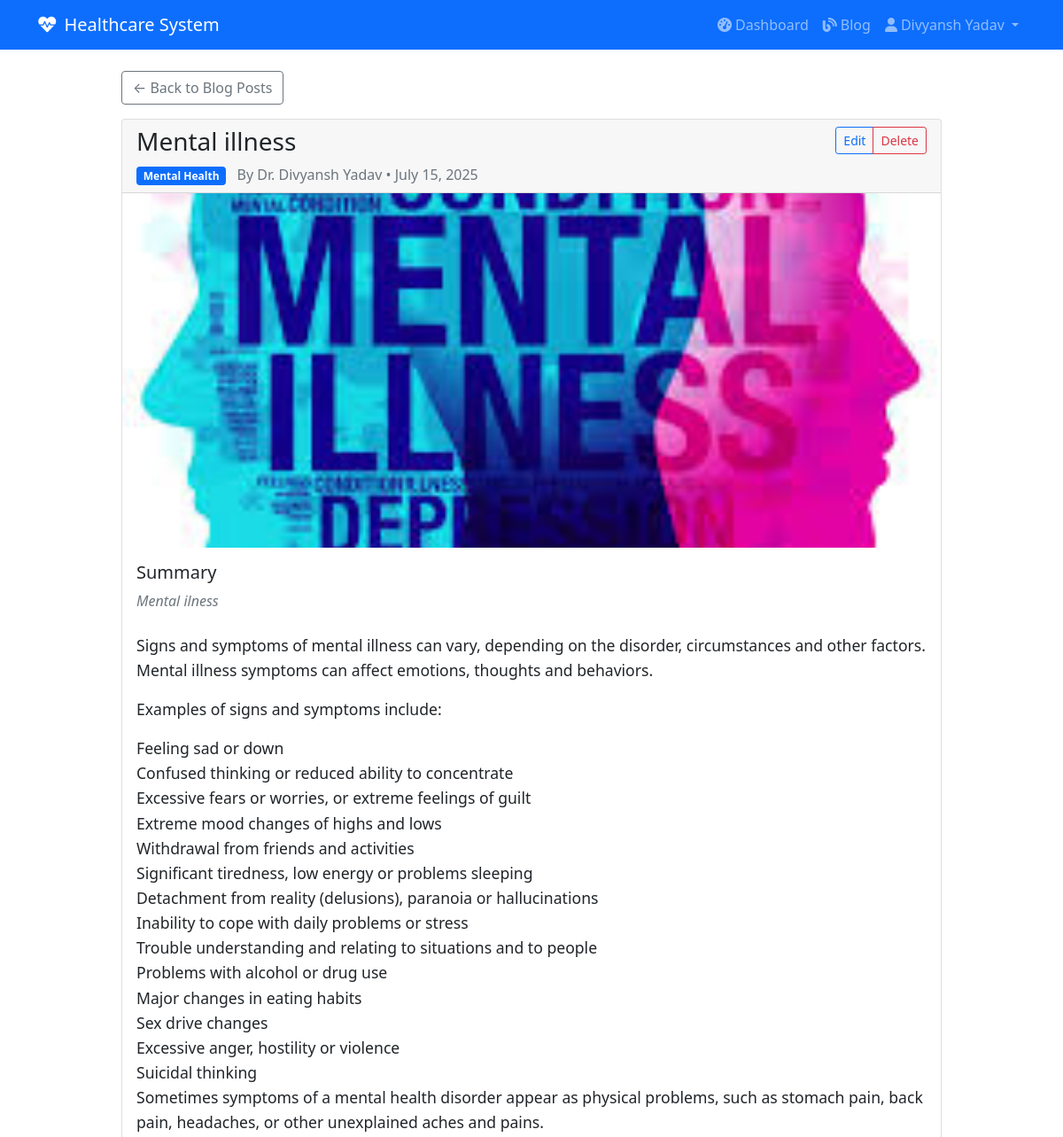
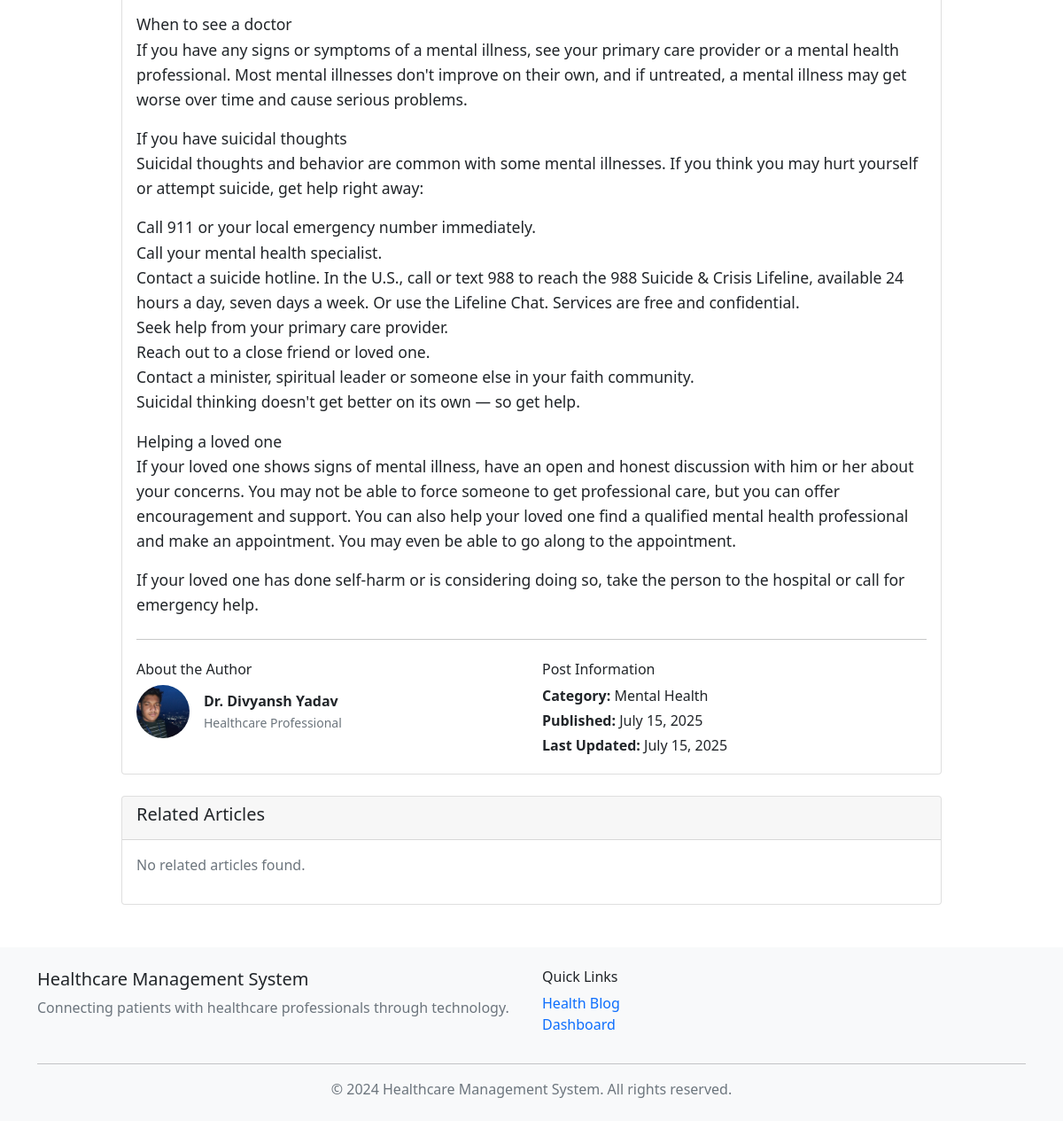
Page /blog/post/3/ (signed in) on the committed database (2 pictures, top to bottom).
### taskapp/models.py (models this page shows, shortened)
class BlogPost(models.Model):
    STATUS_CHOICES = [
        ('draft', 'Draft'),
        ('published', 'Published'),
    ]
    title = models.CharField(max_length=200)
    image = models.ImageField(upload_to='blog_images/', blank=True, null=True)
    category = models.ForeignKey(BlogCategory, on_delete=models.CASCADE, related_name='posts')
    summary = models.TextField(max_length=500)
    content = models.TextField()
    author = models.ForeignKey(User, on_delete=models.CASCADE, related_name='blog_posts')
    status = models.CharField(max_length=10, choices=STATUS_CHOICES, default='draft')
    created_at = models.DateTimeField(auto_now_add=True)
    updated_at = models.DateTimeField(auto_now=True)
    class Meta:
        ordering = ['-created_at']

class BlogCategory(models.Model):
    name = models.CharField(max_length=100, unique=True)
    description = models.TextField(blank=True)
    created_at = models.DateTimeField(auto_now_add=True)
    class Meta:
        verbose_name_plural = "Blog Categories"

class Profile(models.Model):
    USER_TYPE_CHOICES = [
        ('patient', 'Patient'),
        ('doctor', 'Doctor'),
    ]
    user = models.OneToOneField(User, on_delete=models.CASCADE)
    user_type = models.CharField(max_length=10, choices=USER_TYPE_CHOICES)
    profile_picture = models.ImageField(upload_to='profile_pics/', blank=True, null=True)
    address_line1 = models.CharField(max_length=255)
    city = models.CharField(max_length=100)
    state = models.CharField(max_length=100)
    pincode = models.CharField(max_length=10)

### taskapp/views.py (the view)
# urls.py: path('blog/post/<int:post_id>/', views.blog_post_detail, name='blog_post_detail'),
@login_required
def blog_post_detail(request, post_id):
    post = get_object_or_404(BlogPost, id=post_id, status='published')
    return render(request, 'accounts/blog_post_detail.html', {'post': post})

### taskapp/templates/accounts/blog_post_detail.html (shortened to what this page needs)
{% extends 'accounts/base.html' %}
{% block content %}
<div class="row justify-content-center">
    <div class="col-md-10">
        <div class="mb-3">
            <a href="{% url 'view_blog_posts' %}" class="btn btn-outline-secondary">← Back to Blog Posts</a>
        </div>
        <article class="card">
            <div class="card-header">
                <div class="d-flex justify-content-between align-items-start">
                    <div>
                        <h1 class="card-title h3 mb-2">{{ post.title }}</h1>
                        <div class="text-muted">
                            <span class="badge bg-primary me-2">{{ post.category.name }}</span>
                            By Dr. {{ post.author.first_name }} {{ post.author.last_name }} •
                            {{ post.created_at|date:"F d, Y" }}
                        </div>
                    </div>
                    {% if user == post.author %}
                        <div class="btn-group">
                            <a href="{% url 'edit_blog_post' post.id %}" class="btn btn-outline-primary btn-sm">Edit</a>
                            <a href="{% url 'delete_blog_post' post.id %}" class="btn btn-outline-danger btn-sm">Delete</a>
                        </div>
                    {% endif %}
                </div>
            </div>
            {% if post.image %}
                <img src="{{ post.image.url }}" class="card-img-top" alt="{{ post.title }}" style="max-height: 400px; object-fit: cover;">
            {% endif %}
            <div class="card-body">
                <div class="mb-4">
                    <h5>Summary</h5>
                    <p class="text-muted fst-italic">{{ post.summary }}</p>
                </div>
                <div class="blog-content">
                    {{ post.content|linebreaks }}
                </div>
                <hr class="my-4">
                <div class="row">
                    <div class="col-md-6">
                        <h6>About the Author</h6>
                        <div class="d-flex align-items-center">
                            {% if post.author.profile.profile_picture %}
                                <img src="{{ post.author.profile.profile_picture.url }}"
                                     alt="Dr. {{ post.author.first_name }} {{ post.author.last_name }}"
                                     class="rounded-circle me-3"
                                     style="width: 60px; height: 60px; object-fit: cover;">
                            {% else %}
                                <div class="rounded-circle bg-primary text-white d-flex align-items-center justify-content-center me-3"
                                     style="width: 60px; height: 60px; font-size: 24px;">
                                    {{ post.author.first_name.0 }}{{ post.author.last_name.0 }}
                                </div>
                            {% endif %}
                            <div>
                                <strong>Dr. {{ post.author.first_name }} {{ post.author.last_name }}</strong>
                                <br>
                                <small class="text-muted">Healthcare Professional</small>
                            </div>
                        </div>
                    </div>
                    <div class="col-md-6">
                        <h6>Post Information</h6>
                        <p class="mb-1"><strong>Category:</strong> {{ post.category.name }}</p>
                        <p class="mb-1"><strong>Published:</strong> {{ post.created_at|date:"F d, Y" }}</p>
                        {% if post.updated_at != post.created_at %}
                            <p class="mb-1"><strong>Last Updated:</strong> {{ post.updated_at|date:"F d, Y" }}</p>
                        {% endif %}
                    </div>
                </div>
            </div>
        </article>
        <div class="mt-4">
            <div class="card">
                <div class="card-header">
                    <h5>Related Articles</h5>
                </div>
                <div class="card-body">
                    <div class="row">
                        {% for related_post in related_posts %}
                            <div class="col-md-4 mb-3">
                                <div class="card h-100">
                                    {% if related_post.image %}
                                        <img src="{{ related_post.image.url }}" class="card-img-top" alt="{{ related_post.title }}" style="height: 150px; object-fit: cover;">
                                    {% endif %}
                                    <div class="card-body">
                                        <h6 class="card-title">{{ related_post.title }}</h6>
                                        <p class="card-text">{{ related_post.get_truncated_summary|truncatewords:10 }}</p>
                                        <a href="{% url 'blog_post_detail' related_post.id %}" class="btn btn-outline-primary btn-sm">Read More</a>
                                    </div>
                                </div>
                            </div>
                        {% empty %}
                            <div class="col-12">
                                <p class="text-muted">No related articles found.</p>
                            </div>
                        {% endfor %}
                    </div>
                </div>
            </div>
        </div>
    </div>
</div>
{% endblock %}

### taskapp/templates/accounts/base.html (shortened to what this page needs)
<!DOCTYPE html>
<html lang="en">
<head>
    <link href="https://cdn.jsdelivr.net/npm/bootstrap@5.1.3/dist/css/bootstrap.min.css" rel="stylesheet">
    <link href="https://cdnjs.cloudflare.com/ajax/libs/font-awesome/6.0.0/css/all.min.css" rel="stylesheet">
</head>
<body>
    <nav class="navbar navbar-expand-lg navbar-dark bg-primary">
        <div class="container">
            <a class="navbar-brand" href="{% url 'home' %}">
                <i class="fas fa-heartbeat me-2"></i>Healthcare System
            </a>
            <div class="collapse navbar-collapse" id="navbarNav">
                <div class="navbar-nav ms-auto">
                    {% if user.is_authenticated %}
                        <a class="nav-link" href="{% url 'dashboard' %}">
                            <i class="fas fa-tachometer-alt me-1"></i>Dashboard
                        </a>
                        <a class="nav-link" href="{% url 'view_blog_posts' %}">
                            <i class="fas fa-blog me-1"></i>Blog
                        </a>
                        <div class="nav-item dropdown">
                            <a class="nav-link dropdown-toggle" href="#" id="navbarDropdown" role="button" data-bs-toggle="dropdown">
                                <i class="fas fa-user me-1"></i>{{ user.first_name }} {{ user.last_name }}
                            </a>
                        </div>
                    {% endif %}
                </div>
            </div>
        </div>
    </nav>
    <div class="container mt-4">
        {% block content %}
        {% endblock %}
    </div>
    <footer class="bg-light mt-5 py-4">
        <div class="container">
            <div class="row">
                <div class="col-md-6">
                    <h5>Healthcare Management System</h5>
                    <p class="text-muted">Connecting patients with healthcare professionals through technology.</p>
                </div>
                <div class="col-md-6">
                    <h6>Quick Links</h6>
                    <ul class="list-unstyled">
                        <li><a href="{% url 'view_blog_posts' %}" class="text-decoration-none">Health Blog</a></li>
                        {% if user.is_authenticated %}
                            <li><a href="{% url 'dashboard' %}" class="text-decoration-none">Dashboard</a></li>
                        {% else %}
                            <li><a href="{% url 'login' %}" class="text-decoration-none">Login</a></li>
                            <li><a href="{% url 'signup' %}" class="text-decoration-none">Sign Up</a></li>
                        {% endif %}
                    </ul>
                </div>
            </div>
            <hr>
            <div class="text-center">
                <p class="text-muted mb-0">&copy; 2024 Healthcare Management System. All rights reserved.</p>
            </div>
        </div>
    </footer>
</body>
</html>

### taskapp/templates/accounts/blog_post_detail.html (style rules this page uses)
.blog-content { line-height: 1.6; font-size: 1.1rem; }
.blog-content p { margin-bottom: 1rem; }

### rows in the picture
BlogPost: title "Mental illness", category.name "Mental Health", author.first_name "Divyansh", author.last_name "Yadav", created_at "July 15, 2025", image (picture), summary "Mental ilness", content "Signs and symptoms of mental illness can vary, depending on the disorder, circumstances and other factors. Mental illness symptoms can affect emotions, thoughts and behaviors. Examples of signs and symptoms include: Feeling sad or down Confused thinking or reduced ability to concentrate Excessive fears or worries, or extreme feelings of guilt Extreme mood changes of highs and lows Withdrawal from friends and activities Significant tiredness, low energy or problems sleeping Detachment from reality (delusions), paranoia or hallucinations Inability to cope with daily problems or stress Trouble understanding and relating to situations and to people Problems with alcohol or drug use Major…", author.profile.profile_picture (picture), updated_at "July 15, 2025"

### other values in the picture
{{ user.first_name }} "Divyansh"
{{ user.last_name }} "Yadav"
